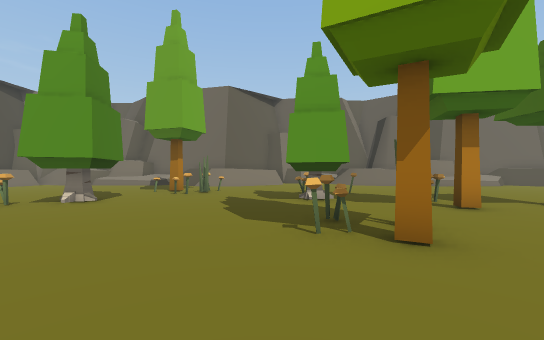
View 1 (above)

23 first-person views from a walk through a scene from a Unity 3-D project. The camera is 1.5 m above the floor, looks level and sees 90° across. The floor is counted in squares, 2 m on a side. Each view is taken from the middle of a square. On the plan, view 1 faces up. The plan holds only what a view shows up to about 10 squares ahead; the rest is blank. The place goes on beyond the plan. The player character is not drawn. Some animated figures are not drawn.

View 2
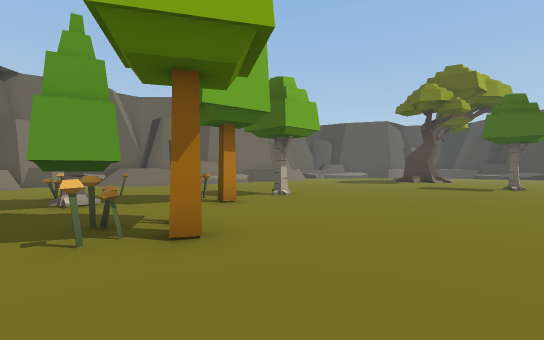

View 3
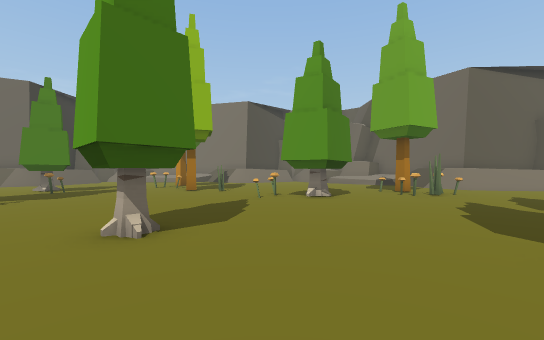

View 4
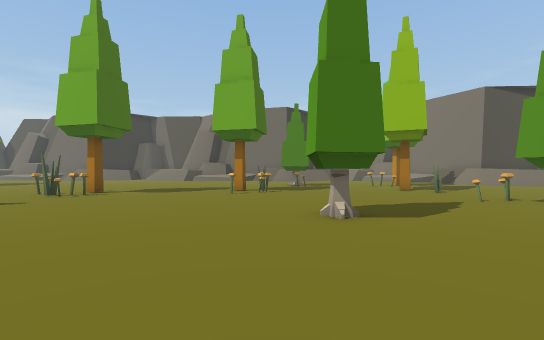

View 5
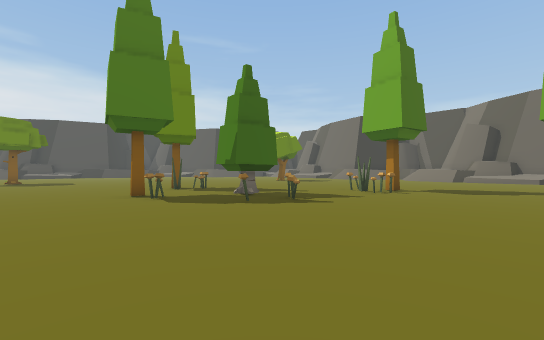

View 6
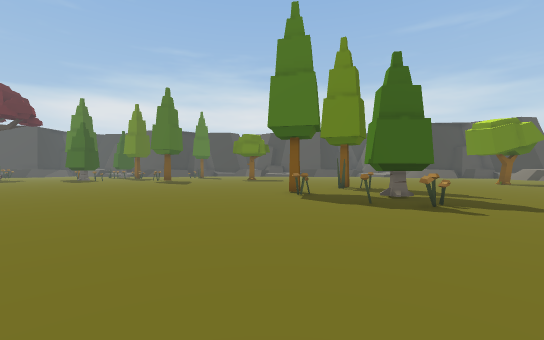

View 7
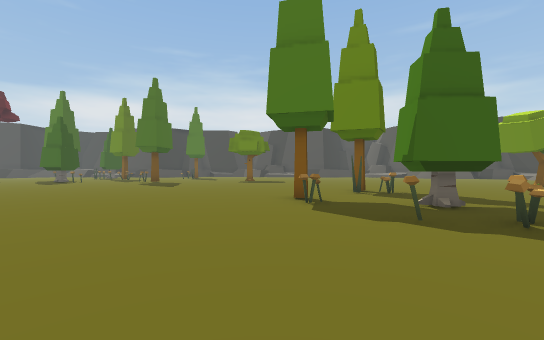

View 8
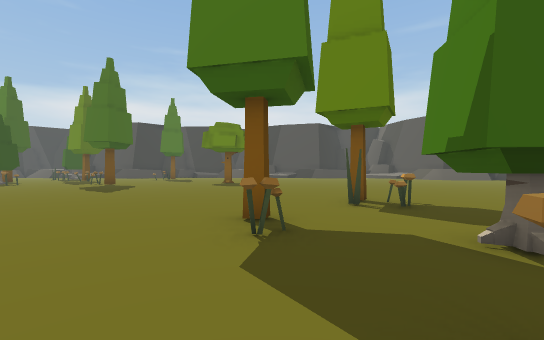

View 9
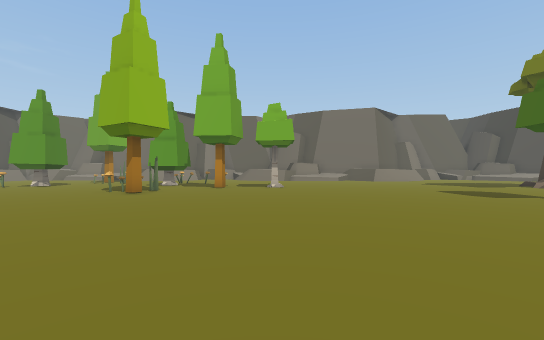

View 10
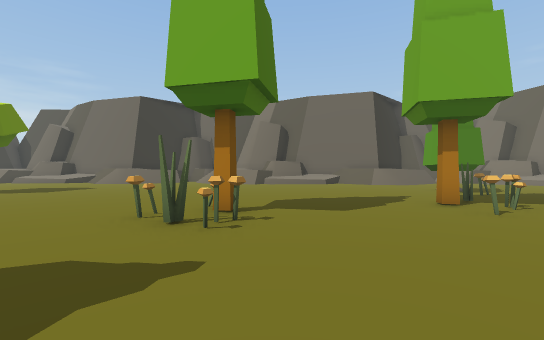

View 11
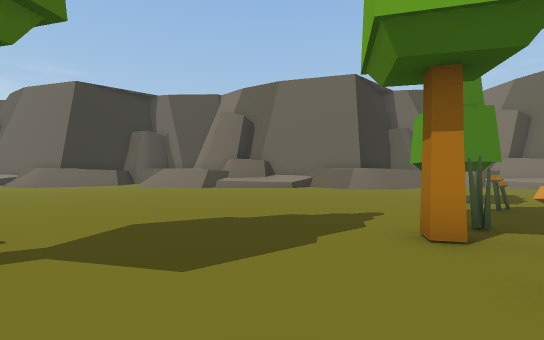

View 12
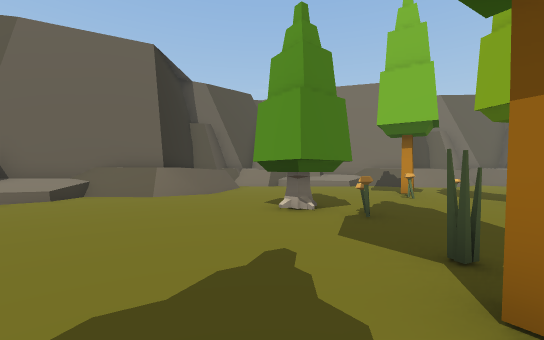

View 13
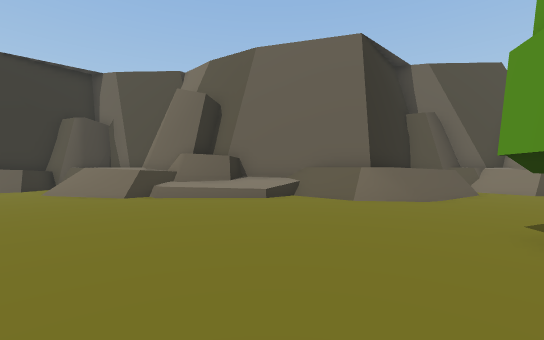

View 14
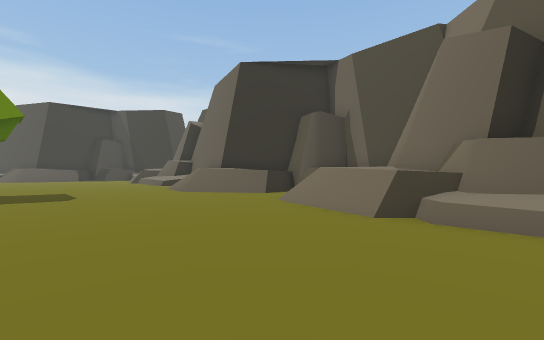

View 15
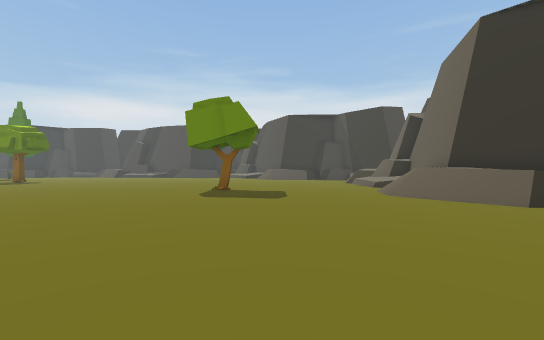

View 16
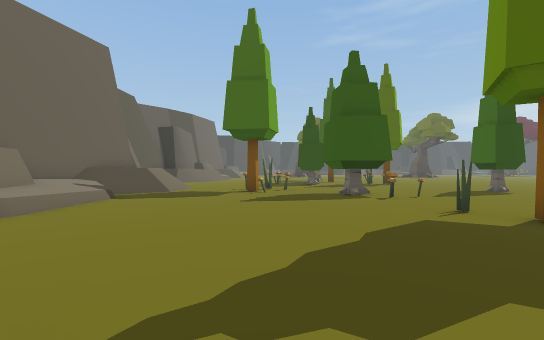

View 17
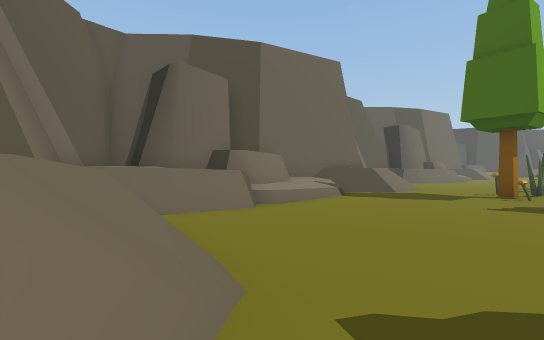

View 18
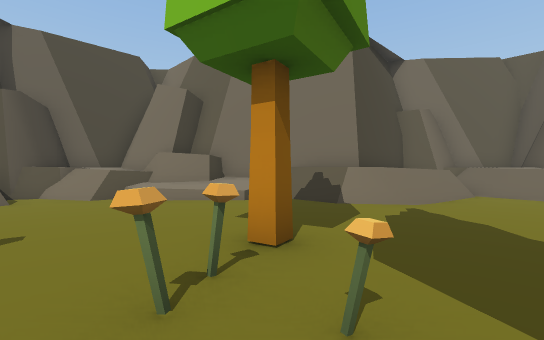

View 19
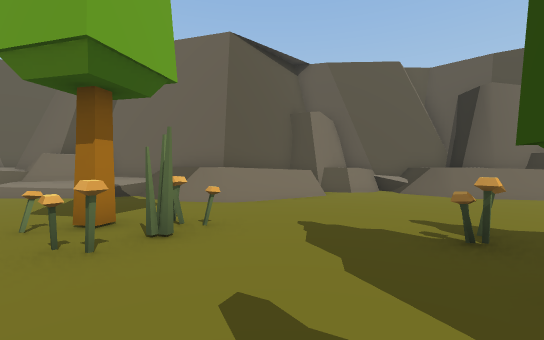

View 20
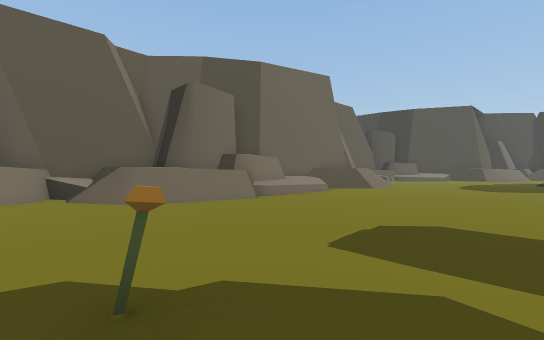

View 21
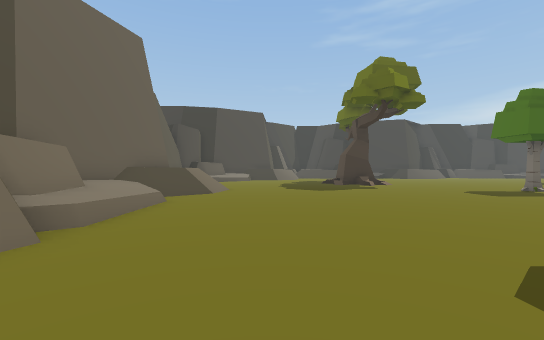

View 22
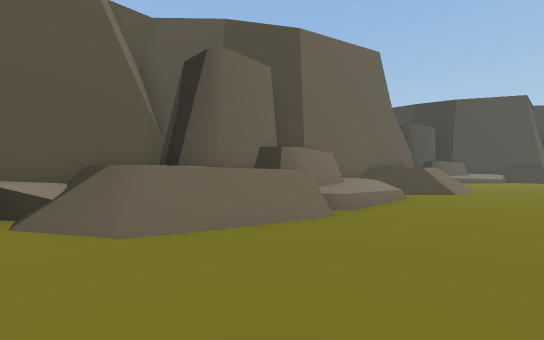

View 23
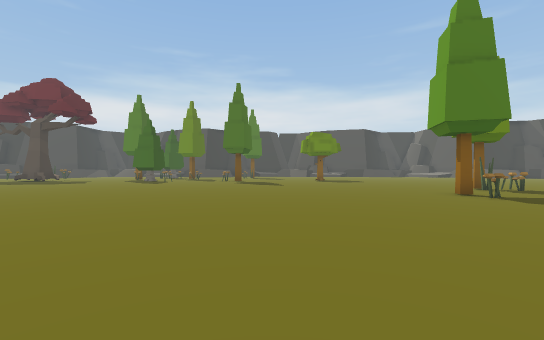

### Floor plan
Key: @ floor where view 1 was taken; # wall or solid block; x gap in a wall; . main floor; : floor 0.5 m higher than the main floor; + floor 1 m higher than the main floor; * floor 1.5 m higher than the main floor; % floor 1.75 m higher than the main floor; / step, stairs or slope; = window, fence, low wall or low ledge; ^ raised ledge; T tree.
Columns run from 22 left of view 1 to 15 right of it. Each row starts with its distance up from view 1.
 17                         #####
 16           ####       #####/ ##
 15         ####^########  //// /#####
 14         #/^^^^##==/%*/=...//**##+//##
 13         #*=.=.....///=....//==//////%
 12        ##*/........................//
 11       ##///...........................
 10      ##////.......###.................
  9     ##=/..........=##..#x............
  8     ##:...............................
  7    ##=...........#.....#..............
  6   ###.....#...#..#..........T........
  5   #=......#..#...=...................
  4   #==..................#..............
  3   #*//.................#..............
  2   #///...............................
  1   ##%/...###......TT................T
  0    #//................@.............
 -1    #/........##...................
 -2    #/............................
 -3   ##=...........................
 -4   ##=..........................
 -5   #==..........................
 -6   #*//........##................
 -7 # ///..........#..###............
 -8 #  //.............##..............
 -9 #=  /.............##...............
-10 ##...................#..............
-11  #==.................................
-12  ##*/.............##.................
-13  ##*/...........................
-14   #//.........................
-15   #  .....T.......... .........
-16        ...   ..... .. .........

Where each view was taken, in squares from view 1:
view 1: 0 up, 0 right, facing up
view 2: 0 up, 0 right, facing up-right
view 3: 0 up, 0 right, facing up-left
view 4: 0 up, 1 right, facing left
view 5: 2 down, 2 right, facing down-left
view 6: 1 down, 0 right, facing down
view 7: 3 down, 0 right, facing down
view 8: 6 down, 1 left, facing down
view 9: 6 down, 6 right, facing up
view 10: 5 down, 3 left, facing left
view 11: 3 down, 6 left, facing left
view 12: 3 down, 9 left, facing up-left
view 13: 2 down, 10 left, facing left
view 14: 4 down, 13 left, facing down-left
view 15: 5 down, 14 left, facing down
view 16: 9 up, 13 left, facing right
view 17: 9 up, 13 left, facing up-right
view 18: 4 up, 10 left, facing up-left
view 19: 6 up, 1 left, facing up
view 20: 7 up, 2 right, facing up-right
view 21: 10 up, 4 right, facing right
view 22: 10 up, 3 right, facing up-right
view 23: 2 down, 5 right, facing down
